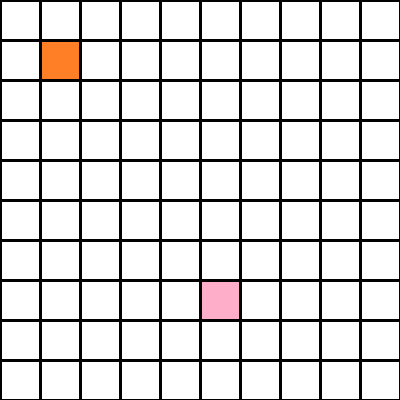
#> input picture Task2_Practice/test_images/test_image1.png, 400 x 400 px
$ python 'task2color detect.py'   (Python 2 division)
#> lines starting #> are read from the running program, lines starting #| are printed output that depends on the picture; after the words box and inside, x2 and y2 are one past the last pixel; in counts of white or black regions, pixels touching at a corner belong together

'''
**************************************************************************
*                  IMAGE PROCESSING (e-Yantra 2014)
*                  ================================
*  This software is intended to teach image processing concepts
*
*  MODULE: Functions
*  Filename: contourImage.py
*  Version: 1.0.0
*  Date: November 3, 2014
*
*  Author: Arun Mukundan, e-Yantra Project, Department of Computer Science
*  and Engineering, Indian Institute of Technology Bombay.
*
*  Software released under Creative Commons CC BY-NC-SA
*
*  For legal information refer to:
*        http://creativecommons.org/licenses/by-nc-sa/4.0/legalcode
*
*
*  This software is made available on an “AS IS WHERE IS BASIS”.
*  Licensee/end user indemnifies and will keep e-Yantra indemnified from
*  any and all claim(s) that emanate from the use of the Software or
*  breach of the terms of this agreement.
*
*  e-Yantra - An MHRD project under National Mission on Education using
*  ICT(NMEICT)
*
**************************************************************************
'''

############################################
## Import OpenCV
import numpy as np
import cv2
############################################
def fun1(x,y):
    return(x+1,y);

def fun2(x,y):
    return(x,y+1);
'step 1 : take image'
############################################
## Read the image
img = cv2.imread('test_image1.png')
#> img is the input picture: shape (400, 400, 3); mean B, G, R 215.9, 216.4, 218.2


'''green = np.uint8([[[255,133,0 ]]])
hsv_green = cv2.cvtColor(green,cv2.COLOR_BGR2HSV)
print hsv_green'''


############################################
'step 2 : green and pink dandi paramter '
paramg1 = [100,0,0]   #lower  pink
paramg2 = [255,255,255]     #upper

paramp1 = [10,100,0]   #lower orange
paramp2 = [255,255,255]   #upper

'step 3 : extract green '

hsv = cv2.cvtColor(img,cv2.COLOR_BGR2HSV)
#> hsv: shape (400, 400, 3); mean H, S, V 1.6, 2.5, 218.2

## Do the processing
lowerg = np.array(paramg1)    ## Convert the parameters into a form that OpenCV can understand
upperg = np.array(paramg2)
maskg  = cv2.inRange(hsv, lowerg, upperg)
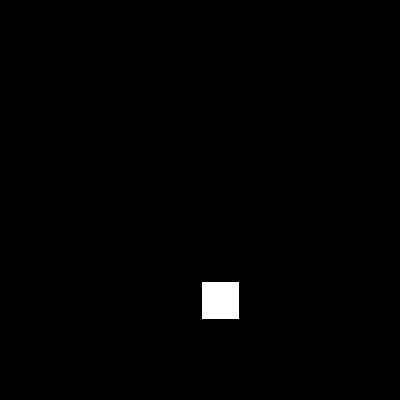
#> maskg: shape (400, 400); 0.86% white; 1 white region, box (x1, y1, x2, y2) and area: (202, 282, 239, 319) 1369
resg   = cv2.bitwise_and(img, img, mask= maskg)
## Show the image
#cv2.imshow('image',frame)
#cv2.imshow('maskg',maskg)
cv2.imshow('resg',resg)

'step 4 : extract pink '
#hsv = cv2.cvtColor(img,cv2.COLOR_BGR2HSV)
## Do the processing
lowerp = np.array(paramp1)    ## Convert the parameters into a form that OpenCV can understand
upperp = np.array(paramp2)
maskp  = cv2.inRange(hsv, lowerp, upperp)
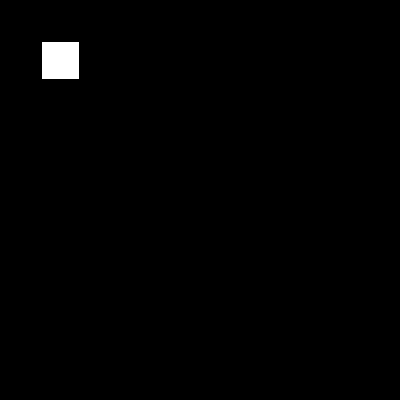
#> maskp: shape (400, 400); 0.86% white; 1 white region, box (x1, y1, x2, y2) and area: (42, 42, 79, 79) 1369
resp   = cv2.bitwise_and(img, img, mask= maskp)
## Show the image
#cv2.imshow('image',frame)
#cv2.imshow('maskp',maskp)
cv2.imshow('resp',resp)

'step 5 contour to green '

#grayg = cv2.cvtColor(resg,cv2.COLOR_BGR2GRAY)
resg,threshg = cv2.threshold(maskg,127,255,0)
contours, hierarchy = cv2.findContours(threshg,cv2.RETR_TREE,cv2.CHAIN_APPROX_SIMPLE)
#> contours = [[[202, 282], [202, 318], [238, 318], [238, 282]]]
cv2.drawContours(threshg,contours,-1,(255,0,255),1)

Mg = cv2.moments(contours[-1])
#> Mg = moments, m00 1296, centre m10/m00, m01/m00 = (220, 300)
cxg = int(Mg['m10']/Mg['m00'])
#> cxg = 220
cyg = int(Mg['m01']/Mg['m00'])
#> cyg = 300
print "Centroid for  pink end= ", cxg, ", ", cyg
#| Centroid for  pink end=  220 ,  300
cv2.circle(resg,(cxg,cyg), 3, (0,0,255), -1)


'step 6 contour to pink '

#grayp = cv2.cvtColor(resp,cv2.COLOR_BGR2GRAY)
resp,threshp = cv2.threshold(maskp,127,255,0)
contours, hierarchy = cv2.findContours(threshp,cv2.RETR_TREE,cv2.CHAIN_APPROX_SIMPLE)
#> contours = [[[42, 42], [42, 78], [78, 78], [78, 42]]]
cv2.drawContours(threshp,contours,-1,(255,0,255),1)

Mp = cv2.moments(contours[-1])
#> Mp = moments, m00 1296, centre m10/m00, m01/m00 = (60, 60)
cxp = int(Mp['m10']/Mp['m00'])
#> cxp = 60
cyp = int(Mp['m01']/Mp['m00'])
#> cyp = 60
print "Centroid for orange start = ", cxp, ", ", cyp
#| Centroid for orange start =  60 ,  60
cv2.circle(resg,(cxp,cyp), 3, (0,0,255), -1)
d={}
m=1;
for j in xrange(m):
    for i in xrange(m):

        d[i] = fun1(i,j);
        # d[i+1]=fun2()


############################################
## Show the image
cv2.imshow('image',img)
############################################


############################################
## Close and exit
cv2.waitKey(0)
cv2.destroyAllWindows()
############################################

$ run again, with Task2_Practice/test_images/test_image3.png copied over Task2_Practice/test_images/test_image1.png
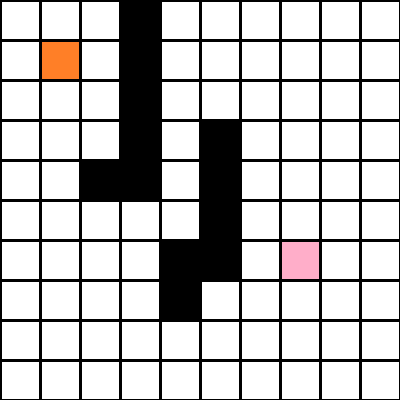
#> input picture Task2_Practice/test_images/test_image3.png, 400 x 400 px
#> img is the input picture: shape (400, 400, 3); mean B, G, R 189.7, 190.2, 192
#> hsv: shape (400, 400, 3); mean H, S, V 1.6, 2.5, 192
#> `maskg  = cv2.inRange(hsv, lowerg, upperg)`:
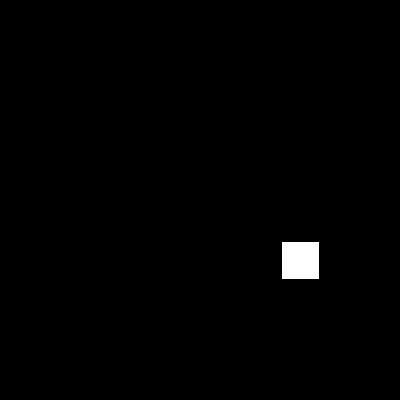
#> maskg: shape (400, 400); 0.86% white; 1 white region, box (x1, y1, x2, y2) and area: (282, 242, 319, 279) 1369
#> maskp: shape (400, 400); 0.86% white; 1 white region, box (x1, y1, x2, y2) and area: (42, 42, 79, 79) 1369
#> `contours, hierarchy = cv2.findContours(threshg,cv2.RETR_TREE,cv2.CHAIN..`: contours = [[[282, 242], [282, 278], [318, 278], [318, 242]]]
#> Mg = moments, m00 1296, centre m10/m00, m01/m00 = (300, 260)
#> cxg = 300
#> cyg = 260
#| Centroid for  pink end=  300 ,  260
#> `contours, hierarchy = cv2.findContours(threshp,cv2.RETR_TREE,cv2.CHAIN..`: contours = [[[42, 42], [42, 78], [78, 78], [78, 42]]]
#> Mp = moments, m00 1296, centre m10/m00, m01/m00 = (60, 60)
#> cxp = 60
#| Centroid for orange start =  60 ,  60
